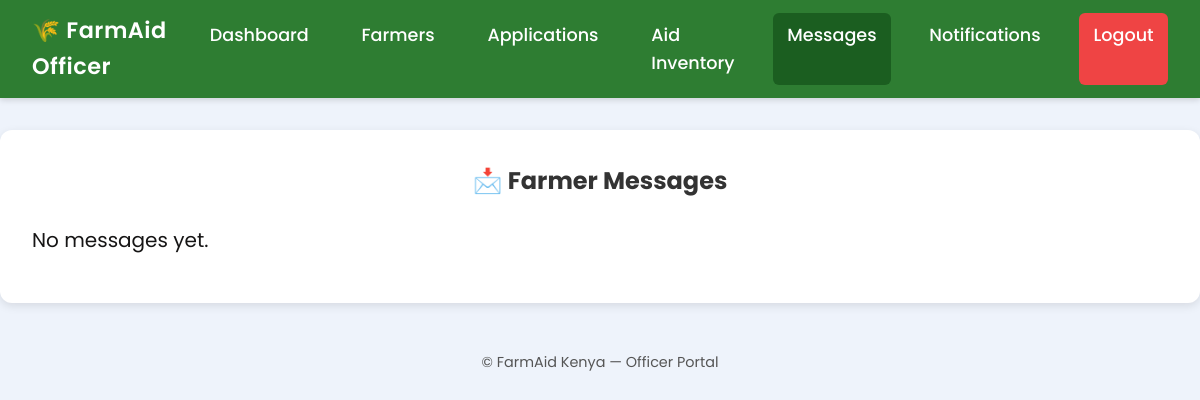
Before: /officer/messages/ (signed in) with the older database file.
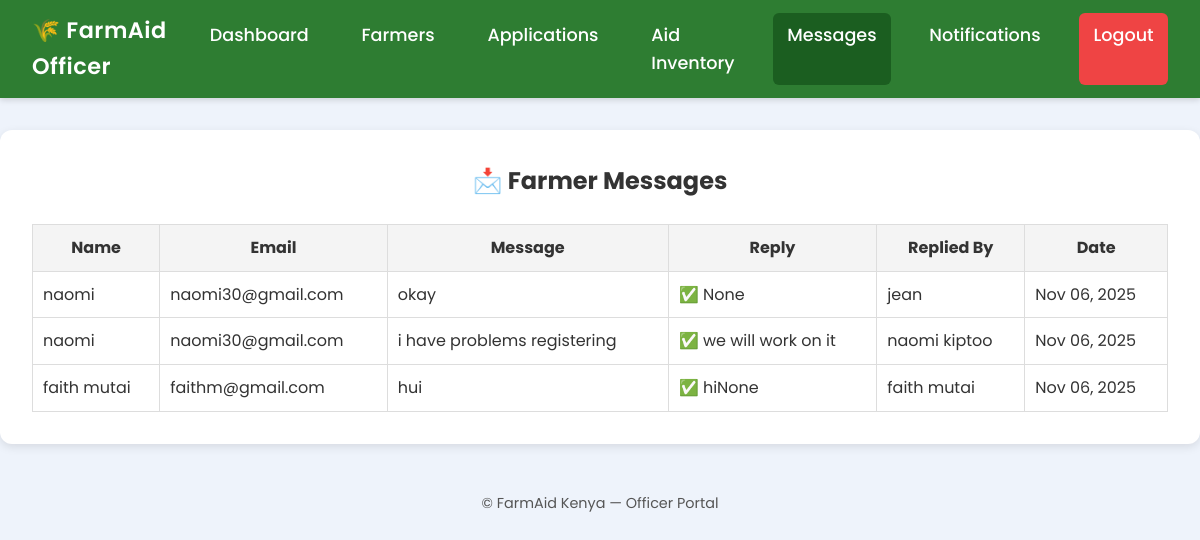
After: the same page with the newer database file.
### core/models.py (models this page shows, shortened)
class ContactMessage(models.Model):
    name = models.CharField(max_length=100)
    email = models.EmailField()
    message = models.TextField()
    created_at = models.DateTimeField(auto_now_add=True)
    reply = models.TextField(blank=True, null=True)
    replied_by = models.ForeignKey(
        settings.AUTH_USER_MODEL,
        null=True,
        blank=True,
        on_delete=models.SET_NULL,
        related_name="replied_messages"
    )
    replied_at = models.DateTimeField(null=True, blank=True)
    is_reply_seen = models.BooleanField(default=False)

class User(AbstractUser):
    is_officer = models.BooleanField(default=False)
    def __str__(self):
        return self.username

### core/views.py (the view)
# urls.py: path('officer/messages/', views.view_messages, name='view_messages'),
@login_required
def view_messages(request):
    if request.user.is_officer or request.user.is_staff:
        messages_list = ContactMessage.objects.all().order_by("-created_at")
    else:
        messages_list = ContactMessage.objects.filter(email=request.user.email)
    return render(request, "officer/view_messages.html", {"messages_list": messages_list})

### core/templates/officer/view_messages.html
{% extends "base_officer.html" %}
{% load static %}
{% block content %}
<link rel="stylesheet" href="{% static 'core/css/styles.css' %}">
<div class="officer-container">
  <h2>📩 Farmer Messages</h2>
  {% if messages_list %}
  <table class="officer-table">
    <thead>
      <tr>
        <th>Name</th>
        <th>Email</th>
        <th>Message</th>
        <th>Reply</th>
        <th>Replied By</th>
        <th>Date</th>
      </tr>
    </thead>
    <tbody>
      {% for msg in messages_list %}
      <tr>
        <td>{{ msg.name }}</td>
        <td>{{ msg.email }}</td>
        <td>{{ msg.message }}</td>
        <td>
          {% if msg.reply %}
            ✅ {{ msg.reply }}
          {% else %}
            <a href="{% url 'reply_message' msg.id %}" class="btn">Reply</a>
          {% endif %}
        </td>
        <td>{{ msg.replied_by }}</td>
        <td>{{ msg.created_at|date:"M d, Y" }}</td>
      </tr>
      {% endfor %}
    </tbody>
  </table>
  {% else %}
  <p>No messages yet.</p>
  {% endif %}
</div>
{% endblock %}

Changed rows visible on the page:
added ContactMessage: name "naomi", email "naomi30@gmail.com", message "okay", reply "None", replied_by "jean", created_at "Nov 06, 2025"
added ContactMessage: name "naomi", email "naomi30@gmail.com", message "i have problems registering", reply "we will work on it", replied_by "naomi kiptoo", created_at "Nov 06, 2025"
added ContactMessage: name "faith mutai", email "faithm@gmail.com", message "hui", reply "hiNone", replied_by "faith mutai", created_at "Nov 06, 2025"
Other visible differences:
text no longer shown: "No messages yet."
text now shown: "Name Email Message Reply Replied By Date"
